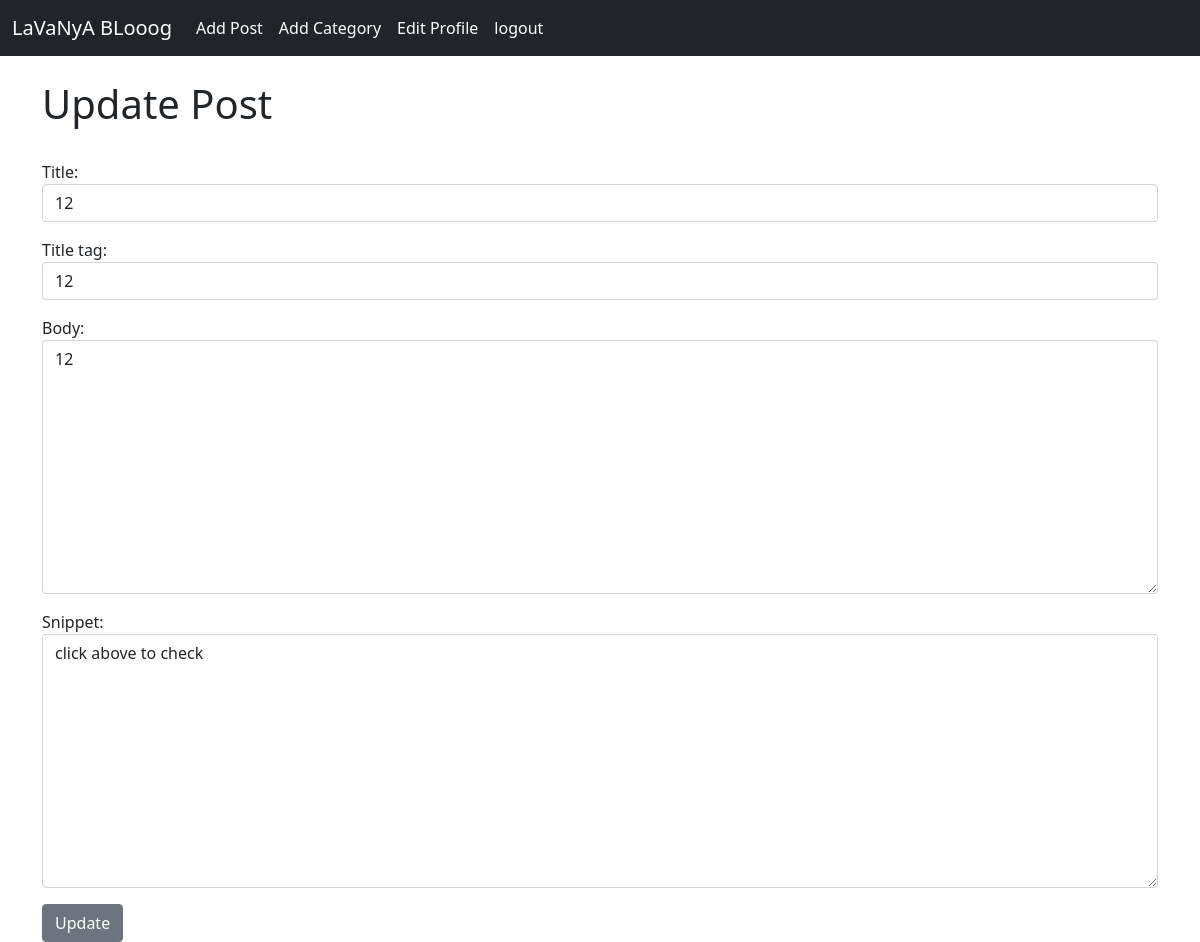
/artilce/edit/9 (signed in), run on the app's committed database.
### myblog/models.py (models this page shows, shortened)
class Post(models.Model):
    title = models.CharField(max_length=255)
    header_image = models.ImageField(null=True, blank=True, upload_to="images/")
    title_tag = models.CharField(max_length=255)
    author = models.ForeignKey(User, on_delete=models.CASCADE)
    body = RichTextField(blank=True, null=True)
    post_date=models.DateField(auto_now_add=True)
    category = models.CharField(max_length=255, default='jobs')
    snippet = models.CharField(max_length=255)

### myblog/views.py (the view)
# urls.py: path('artilce/edit/<int:pk>', UpdatePostView.as_view(), name='update_post'),
class UpdatePostView(UpdateView):
    model= Post
    form_class = EditForm
    template_name = 'update_post.html'

### myblog/forms.py
class EditForm(forms.ModelForm):
    class Meta:
        model = Post
        fields = ("title", 'title_tag', "body", "snippet")
        widgets={
            'title': forms.TextInput(attrs={'class':'form-control','placeholder': 'This is a title page'}),
            'title_tag': forms.TextInput(attrs={'class':'form-control'}),
            'body': forms.Textarea(attrs={'class':'form-control'}),
            'snippet': forms.Textarea(attrs={'class':'form-control'}),
        }

### myblog/templates/update_post.html (shortened to what this page needs)
{% extends 'base.html' %}
{% block content %}
{% if user.is_authenticated %}
    {% if user.id == post.author.id %}
        <h1>Update Post</h1><br/>
        <div class="form-group">
        <form method="POST">
            {{ form.as_p }}
            <button class="btn btn-secondary">Update</button>
        </div>
    {% else %}
        You're not allowed here
    {% endif %}
{% else %}
You're not allowed here
{% endif %}
{% endblock %}

### data on the page
Post: title "12", title_tag "12", body "12", snippet "click above to check"
